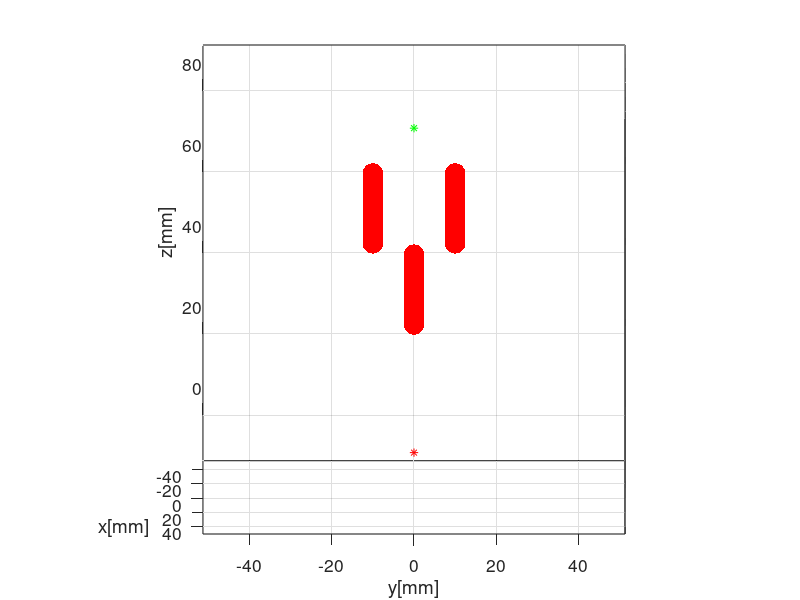

This chart was generated by the following MATLAB code:
function [e,obstacles,target,entry_point]=getObstacles_vessel()
    e=3;
    size_of_space=100;
    
    target=[0,0,80];
    plot3(target(1),target(2),target(3),"g*");hold on;%draw the target

    % set the ideal point for inserting the needle
    entry_point=[0,0,0]; 
    plot3(entry_point(1),entry_point(2),entry_point(3),"r*");hold on;

    % 第一根血管，（x，0，40）；
    r1=size_of_space/40;
    x1=-size_of_space/2:1.5*r1:size_of_space/2;
    y1=zeros(size(x1));
    z1=40*ones(size(x1));

    % 第二根血管(x,-20,60)
    r2=size_of_space/40;
    x2=-size_of_space/2:1.5*r2:size_of_space/2;
    y2=-10*ones(size(x2));
    z2=60*ones(size(x2));

    % (x,20,60)
    r3=size_of_space/40;
    x3=-size_of_space/2:1.5*r3:size_of_space/2;
    y3=10*ones(size(x3));
    z3=60*ones(size(x3));

    obstacles=[[x1,x2,x3]',[y1,y2,y3]',[z1,z2,z3]',[r1*ones(size(x1)),r2*ones(size(x2)),r3*ones(size(x3))]'];


    % 画图
    [x,y,z]=sphere();%基础球型
    CO(:,:,1) = 255/255.*ones(size(x)); % red
    CO(:,:,2) = 0/255.*ones(size(x)); % green
    CO(:,:,3) = 0/255.*ones(size(x)); % blue
    for i=1:1:length(obstacles)
        x0=obstacles(i,1);
        y0=obstacles(i,2);
        z0=obstacles(i,3);
        r0=obstacles(i,4);
        surf(r0*x+x0,r0*y+y0,r0*z+z0,CO,"EdgeColor","none");hold on;
    end
    axis equal;grid on;box on;
    set(gca,"linewidth",0.8,"fontsize",12.5);
%     xlim([0,100]);
%     ylim([30,70]);
%     zlim([0,100]);
    xlabel('x[mm]');
    ylabel('y[mm]');
    zlabel('z[mm]');
    view(90,10)
end